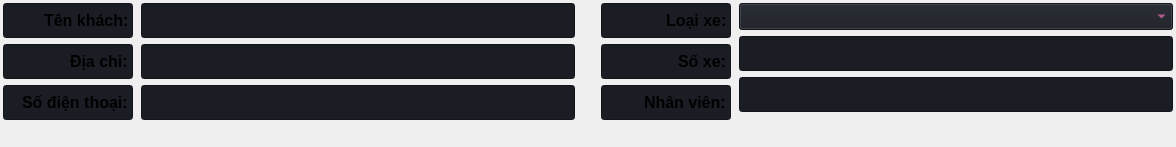
                              <widget class="QFrame" name="thongtinFrameMonitorUp">
                               <property name="sizePolicy">
                                <sizepolicy hsizetype="Preferred" vsizetype="Preferred">
                                 <horstretch>0</horstretch>
                                 <verstretch>1</verstretch>
                                </sizepolicy>
                               </property>
                               <layout class="QHBoxLayout" name="horizontalLayout_11">
                                <property name="leftMargin">
                                 <number>1</number>
                                </property>
                                <property name="topMargin">
                                 <number>1</number>
                                </property>
                                <property name="rightMargin">
                                 <number>1</number>
                                </property>
                                <property name="bottomMargin">
                                 <number>1</number>
                                </property>
                                <item>
                                 <widget class="QFrame" name="thongtinFrameMonitorLeft">
                                  <property name="sizePolicy">
                                   <sizepolicy hsizetype="Preferred" vsizetype="Preferred">
                                    <horstretch>0</horstretch>
                                    <verstretch>0</verstretch>
                                   </sizepolicy>
                                  </property>
                                  <layout class="QHBoxLayout" name="horizontalLayout_38">
                                   <property name="leftMargin">
                                    <number>1</number>
                                   </property>
                                   <property name="topMargin">
                                    <number>1</number>
                                   </property>
                                   <property name="rightMargin">
                                    <number>9</number>
                                   </property>
                                   <property name="bottomMargin">
                                    <number>1</number>
                                   </property>
                                   <item>
                                    <widget class="QFrame" name="thongtinFrameMonitorLeftQ_3">
                                     <layout class="QVBoxLayout" name="verticalLayout_119">
                                      <property name="leftMargin">
                                       <number>1</number>
                                      </property>
                                      <property name="topMargin">
                                       <number>1</number>
                                      </property>
                                      <property name="rightMargin">
                                       <number>1</number>
                                      </property>
                                      <property name="bottomMargin">
                                       <number>1</number>
                                      </property>
                                      <item>
                                       <widget class="QLineEdit" name="txtQTenKhach">
                                        <property name="sizePolicy">
                                         <sizepolicy hsizetype="Minimum" vsizetype="Fixed">
                                          <horstretch>0</horstretch>
                                          <verstretch>0</verstretch>
                                         </sizepolicy>
                                        </property>
                                        <property name="minimumSize">
                                         <size>
                                          <width>130</width>
                                          <height>35</height>
                                         </size>
                                        </property>
                                        <property name="maximumSize">
                                         <size>
                                          <width>130</width>
                                          <height>35</height>
                                         </size>
                                        </property>
                                        <property name="font">
                                         <font>
                                          <family>Segoe UI</family>
                                          <pointsize>12</pointsize>
                                          <weight>75</weight>
                                          <bold>true</bold>
                                         </font>
                                        </property>
                                        <property name="styleSheet">
                                         <string notr="true">background-color: rgb(26, 29, 36);</string>
                                        </property>
                                        <property name="text">
                                         <string>Tên khách:</string>
                                        </property>
                                        <property name="alignment">
                                         <set>Qt::AlignRight|Qt::AlignTrailing|Qt::AlignVCenter</set>
                                        </property>
                                        <property name="readOnly">
                                         <bool>true</bool>
                                        </property>
                                       </widget>
                                      </item>
                                      <item>
                                       <widget class="QLineEdit" name="txtQDiaChi">
                                        <property name="sizePolicy">
                                         <sizepolicy hsizetype="Minimum" vsizetype="Fixed">
                                          <horstretch>0</horstretch>
                                          <verstretch>0</verstretch>
                                         </sizepolicy>
                                        </property>
                                        <property name="minimumSize">
                                         <size>
                                          <width>130</width>
                                          <height>35</height>
                                         </size>
                                        </property>
                                        <property name="maximumSize">
                                         <size>
                                          <width>130</width>
                                          <height>35</height>
                                         </size>
                                        </property>
                                        <property name="font">
                                         <font>
                                          <family>Segoe UI</family>
                                          <pointsize>12</pointsize>
                                          <weight>75</weight>
                                          <bold>true</bold>
                                         </font>
                                        </property>
                                        <property name="styleSheet">
                                         <string notr="true">background-color: rgb(26, 29, 36);</string>
                                        </property>
                                        <property name="text">
                                         <string>Địa chỉ:</string>
                                        </property>
                                        <property name="alignment">
                                         <set>Qt::AlignRight|Qt::AlignTrailing|Qt::AlignVCenter</set>
                                        </property>
                                        <property name="readOnly">
                                         <bool>true</bool>
                                        </property>
                                       </widget>
                                      </item>
                                      <item>
                                       <widget class="QLineEdit" name="txtQSdt">
                                        <property name="sizePolicy">
                                         <sizepolicy hsizetype="Minimum" vsizetype="Fixed">
                                          <horstretch>0</horstretch>
                                          <verstretch>0</verstretch>
                                         </sizepolicy>
                                        </property>
                                        <property name="minimumSize">
                                         <size>
                                          <width>130</width>
                                          <height>35</height>
                                         </size>
                                        </property>
                                        <property name="maximumSize">
                                         <size>
                                          <width>130</width>
                                          <height>35</height>
                                         </size>
                                        </property>
                                        <property name="font">
                                         <font>
                                          <family>Segoe UI</family>
                                          <pointsize>12</pointsize>
                                          <weight>75</weight>
                                          <bold>true</bold>
                                         </font>
                                        </property>
                                        <property name="styleSheet">
                                         <string notr="true">background-color: rgb(26, 29, 36);</string>
                                        </property>
                                        <property name="text">
                                         <string>Số điện thoại:</string>
                                        </property>
                                        <property name="alignment">
                                         <set>Qt::AlignRight|Qt::AlignTrailing|Qt::AlignVCenter</set>
                                        </property>
                                        <property name="readOnly">
                                         <bool>true</bool>
                                        </property>
                                       </widget>
                                      </item>
                                      <item>
                                       <widget class="QFrame" name="float_17">
                                        <layout class="QVBoxLayout" name="verticalLayout_120"/>
                                       </widget>
                                      </item>
                                     </layout>
                                    </widget>
                                   </item>
                                   <item>
                                    <widget class="QFrame" name="thongtinFrameMonitorLeftText_3">
                                     <layout class="QVBoxLayout" name="verticalLayout_121">
                                      <property name="leftMargin">
                                       <number>1</number>
                                      </property>
                                      <property name="topMargin">
                                       <number>1</number>
                                      </property>
                                      <property name="rightMargin">
                                       <number>1</number>
                                      </property>
                                      <property name="bottomMargin">
                                       <number>1</number>
                                      </property>
                                      <item>
                                       <widget class="QLineEdit" name="txtTenKhach">
                                        <property name="minimumSize">
                                         <size>
                                          <width>434</width>
                                          <height>35</height>
                                         </size>
                                        </property>
                                        <property name="font">
                                         <font>
                                          <family>Segoe UI</family>
                                          <pointsize>14</pointsize>
                                         </font>
                                        </property>
                                        <property name="styleSheet">
                                         <string notr="true">color: rgb(254, 121, 199);
background-color: rgb(26, 29, 36);</string>
                                        </property>
                                        <property name="text">
                                         <string/>
                                        </property>
                                        <property name="alignment">
                                         <set>Qt::AlignLeading|Qt::AlignLeft|Qt::AlignVCenter</set>
                                        </property>
                                       </widget>
                                      </item>
                                      <item>
                                       <widget class="QLineEdit" name="txtDiaChi">
                                        <property name="minimumSize">
                                         <size>
                                          <width>434</width>
                                          <height>35</height>
                                         </size>
                                        </property>
                                        <property name="font">
                                         <font>
                                          <family>Segoe UI</family>
                                          <pointsize>14</pointsize>
                                         </font>
                                        </property>
                                        <property name="styleSheet">
                                         <string notr="true">color: rgb(254, 121, 199);
background-color: rgb(26, 29, 36);</string>
                                        </property>
                                        <property name="text">
                                         <string/>
                                        </property>
                                        <property name="alignment">
                                         <set>Qt::AlignLeading|Qt::AlignLeft|Qt::AlignVCenter</set>
                                        </property>
                                       </widget>
                                      </item>
                                      <item>
                                       <widget class="QLineEdit" name="txtSdt">
                                        <property name="minimumSize">
                                         <size>
                                          <width>434</width>
                                          <height>35</height>
                                         </size>
                                        </property>
                                        <property name="font">
                                         <font>
                                          <family>Segoe UI</family>
                                          <pointsize>14</pointsize>
                                         </font>
                                        </property>
                                        <property name="styleSheet">
                                         <string notr="true">color: rgb(254, 121, 199);
background-color: rgb(26, 29, 36);</string>
                                        </property>
                                        <property name="text">
                                         <string/>
                                        </property>
                                        <property name="alignment">
                                         <set>Qt::AlignLeading|Qt::AlignLeft|Qt::AlignVCenter</set>
                                        </property>
                                       </widget>
                                      </item>
                                      <item>
                                       <widget class="QFrame" name="float_18">
                                        <layout class="QVBoxLayout" name="verticalLayout_122"/>
                                       </widget>
                                      </item>
                                     </layout>
                                    </widget>
                                   </item>
                                  </layout>
                                 </widget>
                                </item>
                                <item>
                                 <widget class="QFrame" name="thongtinFrameMonitorRight">
                                  <layout class="QHBoxLayout" name="horizontalLayout_37">
                                   <property name="leftMargin">
                                    <number>9</number>
                                   </property>
                                   <property name="topMargin">
                                    <number>1</number>
                                   </property>
                                   <property name="rightMargin">
                                    <number>1</number>
                                   </property>
                                   <property name="bottomMargin">
                                    <number>1</number>
                                   </property>
                                   <item>
                                    <widget class="QFrame" name="thongtinFrameMonitorRightQ_3">
                                     <layout class="QVBoxLayout" name="verticalLayout_115">
                                      <property name="leftMargin">
                                       <number>1</number>
                                      </property>
                                      <property name="topMargin">
                                       <number>1</number>
                                      </property>
                                      <property name="rightMargin">
                                       <number>1</number>
                                      </property>
                                      <property name="bottomMargin">
                                       <number>1</number>
                                      </property>
                                      <item>
                                       <widget class="QLineEdit" name="txtQLoaiXe">
                                        <property name="sizePolicy">
                                         <sizepolicy hsizetype="Minimum" vsizetype="Fixed">
                                          <horstretch>0</horstretch>
                                          <verstretch>0</verstretch>
                                         </sizepolicy>
                                        </property>
                                        <property name="minimumSize">
                                         <size>
                                          <width>130</width>
                                          <height>35</height>
                                         </size>
                                        </property>
                                        <property name="maximumSize">
                                         <size>
                                          <width>130</width>
                                          <height>35</height>
                                         </size>
                                        </property>
                                        <property name="font">
                                         <font>
                                          <family>Segoe UI</family>
                                          <pointsize>12</pointsize>
                                          <weight>75</weight>
                                          <bold>true</bold>
                                         </font>
                                        </property>
                                        <property name="styleSheet">
                                         <string notr="true">background-color: rgb(26, 29, 36);</string>
                                        </property>
                                        <property name="text">
                                         <string>Loại xe:</string>
                                        </property>
                                        <property name="alignment">
                                         <set>Qt::AlignRight|Qt::AlignTrailing|Qt::AlignVCenter</set>
                                        </property>
                                        <property name="readOnly">
                                         <bool>true</bool>
                                        </property>
                                       </widget>
                                      </item>
                                      <item>
                                       <widget class="QLineEdit" name="txtQSoXe">
                                        <property name="sizePolicy">
                                         <sizepolicy hsizetype="Minimum" vsizetype="Fixed">
                                          <horstretch>0</horstretch>
                                          <verstretch>0</verstretch>
                                         </sizepolicy>
                                        </property>
                                        <property name="minimumSize">
                                         <size>
                                          <width>130</width>
                                          <height>35</height>
                                         </size>
                                        </property>
                                        <property name="maximumSize">
                                         <size>
                                          <width>130</width>
                                          <height>35</height>
                                         </size>
                                        </property>
                                        <property name="font">
                                         <font>
                                          <family>Segoe UI</family>
                                          <pointsize>12</pointsize>
                                          <weight>75</weight>
                                          <bold>true</bold>
                                         </font>
                                        </property>
                                        <property name="styleSheet">
                                         <string notr="true">background-color: rgb(26, 29, 36);</string>
                                        </property>
                                        <property name="text">
                                         <string>Số xe:</string>
                                        </property>
                                        <property name="alignment">
                                         <set>Qt::AlignRight|Qt::AlignTrailing|Qt::AlignVCenter</set>
                                        </property>
                                        <property name="readOnly">
                                         <bool>true</bool>
                                        </property>
                                       </widget>
                                      </item>
                                      <item>
                                       <widget class="QLineEdit" name="txtQNhanVien">
                                        <property name="sizePolicy">
                                         <sizepolicy hsizetype="Minimum" vsizetype="Fixed">
                                          <horstretch>0</horstretch>
                                          <verstretch>0</verstretch>
                                         </sizepolicy>
                                        </property>
                                        <property name="minimumSize">
                                         <size>
                                          <width>130</width>
                                          <height>35</height>
                                         </size>
                                        </property>
                                        <property name="maximumSize">
                                         <size>
                                          <width>130</width>
                                          <height>35</height>
                                         </size>
                                        </property>
                                        <property name="font">
                                         <font>
                                          <family>Segoe UI</family>
                                          <pointsize>12</pointsize>
                                          <weight>75</weight>
                                          <bold>true</bold>
                                         </font>
                                        </property>
                                        <property name="styleSheet">
                                         <string notr="true">background-color: rgb(26, 29, 36);</string>
                                        </property>
                                        <property name="text">
                                         <string>Nhân viên:</string>
                                        </property>
                                        <property name="alignment">
                                         <set>Qt::AlignRight|Qt::AlignTrailing|Qt::AlignVCenter</set>
                                        </property>
                                        <property name="readOnly">
                                         <bool>true</bool>
                                        </property>
                                       </widget>
                                      </item>
                                      <item>
                                       <widget class="QFrame" name="float_15">
                                        <layout class="QVBoxLayout" name="verticalLayout_116"/>
                                       </widget>
                                      </item>
                                     </layout>
                                    </widget>
                                   </item>
                                   <item>
                                    <widget class="QFrame" name="thongtinFrameMonitorRightText_3">
                                     <layout class="QVBoxLayout" name="verticalLayout_117">
                                      <property name="leftMargin">
                                       <number>1</number>
                                      </property>
                                      <property name="topMargin">
                                       <number>1</number>
                                      </property>
                                      <property name="rightMargin">
                                       <number>1</number>
                                      </property>
                                      <property name="bottomMargin">
                                       <number>1</number>
                                      </property>
                                      <item>
                                       <widget class="QComboBox" name="cboLoaiXe">
                                        <property name="sizePolicy">
                                         <sizepolicy hsizetype="Expanding" vsizetype="Fixed">
                                          <horstretch>0</horstretch>
                                          <verstretch>0</verstretch>
                                         </sizepolicy>
                                        </property>
                                        <property name="font">
                                         <font>
                                          <family>Segoe UI</family>
                                          <pointsize>12</pointsize>
                                          <weight>75</weight>
                                          <bold>true</bold>
                                         </font>
                                        </property>
                                        <property name="styleSheet">
                                         <string notr="true">color: rgb(254, 121, 199);
background-color: rgb(26, 29, 36);</string>
                                        </property>
                                       </widget>
                                      </item>
                                      <item>
                                       <widget class="QLineEdit" name="txtSoXe">
                                        <property name="minimumSize">
                                         <size>
                                          <width>434</width>
                                          <height>35</height>
                                         </size>
                                        </property>
                                        <property name="font">
                                         <font>
                                          <family>Segoe UI</family>
                                          <pointsize>14</pointsize>
                                         </font>
                                        </property>
                                        <property name="styleSheet">
                                         <string notr="true">color: rgb(254, 121, 199);
background-color: rgb(26, 29, 36);</string>
                                        </property>
                                        <property name="text">
                                         <string/>
                                        </property>
                                        <property name="alignment">
                                         <set>Qt::AlignLeading|Qt::AlignLeft|Qt::AlignVCenter</set>
                                        </property>
                                       </widget>
                                      </item>
                                      <item>
                                       <widget class="QLineEdit" name="txtNhanVien">
                                        <property name="minimumSize">
                                         <size>
                                          <width>434</width>
                                          <height>35</height>
                                         </size>
                                        </property>
                                        <property name="font">
                                         <font>
                                          <family>Segoe UI</family>
                                          <pointsize>14</pointsize>
                                         </font>
                                        </property>
                                        <property name="styleSheet">
                                         <string notr="true">color: rgb(254, 121, 199);
background-color: rgb(26, 29, 36);</string>
                                        </property>
                                        <property name="text">
                                         <string/>
                                        </property>
                                        <property name="alignment">
                                         <set>Qt::AlignLeading|Qt::AlignLeft|Qt::AlignVCenter</set>
                                        </property>
                                        <property name="readOnly">
                                         <bool>true</bool>
                                        </property>
                                       </widget>
                                      </item>
                                      <item>
                                       <widget class="QFrame" name="float_16">
                                        <layout class="QVBoxLayout" name="verticalLayout_118"/>
                                       </widget>
                                      </item>
                                     </layout>
                                    </widget>
                                   </item>
                                  </layout>
                                 </widget>
                                </item>
                               </layout>
                              </widget>
